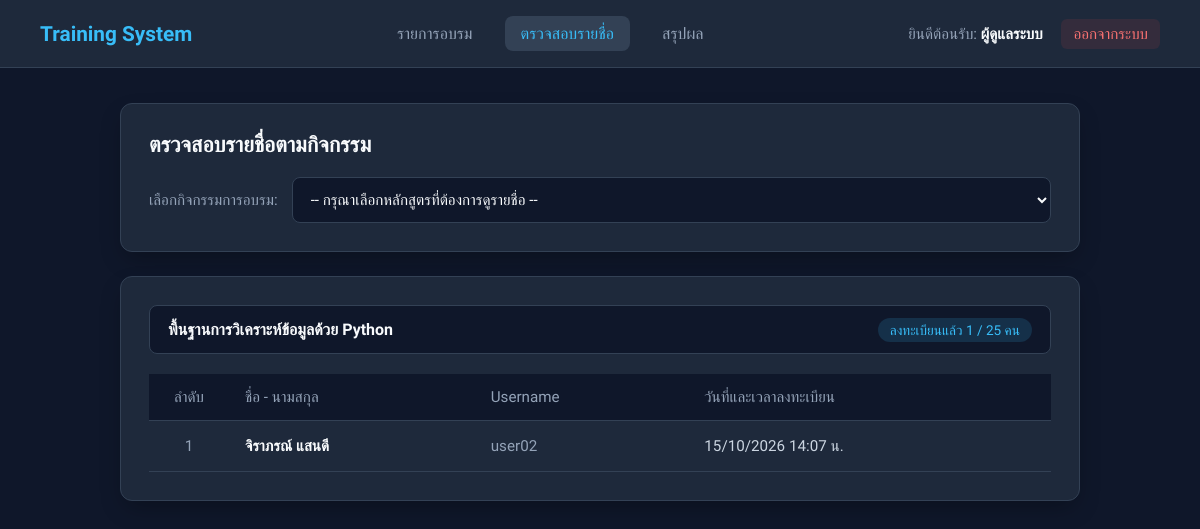
The app's page /participants.php?course_id=2 (signed in) with its own data.
### tables this page shows
CREATE TABLE `courses` (
  `id` int NOT NULL,
  `title` varchar(200) NOT NULL,
  `description` text,
  `image` varchar(255) DEFAULT 'default_course.jpg',
  `event_date` date NOT NULL,
  `max_seats` int NOT NULL
);

CREATE TABLE `registrations` (
  `id` int NOT NULL,
  `user_id` int NOT NULL,
  `course_id` int NOT NULL,
  `registered_at` timestamp NOT NULL DEFAULT CURRENT_TIMESTAMP
);

CREATE TABLE `users` (
  `id` int NOT NULL,
  `username` varchar(50) NOT NULL,
  `password` varchar(255) NOT NULL,
  `fullname` varchar(100) NOT NULL,
  `role` enum('admin','user') DEFAULT 'user'
);

### participants.php (the view, shortened to what this page needs)
<?php
require_once 'db.php';
$course_id = isset($_GET['course_id']) ? (int)$_GET['course_id'] : 0;
$selected_course = null;
if ($course_id > 0) {
    $c_stmt = $conn->prepare("SELECT title, event_date, max_seats FROM courses WHERE id = ?");
    $c_stmt->bind_param("i", $course_id);
    $c_stmt->execute();
    $selected_course = $c_stmt->get_result()->fetch_assoc();
}
$participants = null;
if ($course_id > 0) {
    $stmt = $conn->prepare("SELECT u.fullname, u.username, r.registered_at
                            FROM registrations r
                            JOIN users u ON r.user_id = u.id
                            WHERE r.course_id = ?
                            ORDER BY r.registered_at ASC");
    $stmt->bind_param("i", $course_id);
    $stmt->execute();
    $participants = $stmt->get_result();
}
?>
<!DOCTYPE html>
<html lang="th">
<head>
</head>
<body>
    <header class="navbar">
        <div class="nav-brand">Training System</div>
        <nav class="nav-menu">
            <a href="courses.php">รายการอบรม</a>
            <a href="participants.php" class="active">ตรวจสอบรายชื่อ</a>
            <a href="summary.php">สรุปผล</a>
        </nav>
        <div class="user-status">
            <span>ยินดีต้อนรับ: <strong><?= htmlspecialchars($_SESSION['fullname']) ?></strong></span>
            <a href="logout.php" class="logout-btn">ออกจากระบบ</a>
        </div>
    </header>
    <main class="container">
        <div class="content-card">
            <div class="section-header">
                <h2>ตรวจสอบรายชื่อตามกิจกรรม</h2>
            </div>
            <form method="GET">
                <div class="filter-group">
                    <label for="course_id">เลือกกิจกรรมการอบรม:</label>
                    <select name="course_id" id="course_id" class="select-box" onchange="this.form.submit()">
                        <option value="">-- กรุณาเลือกหลักสูตรที่ต้องการดูรายชื่อ --</option>
                    </select>
                </div>
            </form>
        </div>
        <?php if ($course_id > 0): ?>
            <div class="content-card">
                <?php if ($selected_course): ?>
                    <div class="course-info-bar">
                        <div class="title"><?= htmlspecialchars($selected_course['title']) ?></div>
                        <div>
                            <span class="badge-count">
                                ลงทะเบียนแล้ว <?= $participants ? $participants->num_rows : 0 ?> / <?= $selected_course['max_seats'] ?> คน
                            </span>
                        </div>
                    </div>
                <?php endif; ?>
                <div class="table-responsive">
                    <table>
                        <thead>
                            <tr>
                                <th style="width: 80px; text-align: center;">ลำดับ</th>
                                <th>ชื่อ - นามสกุล</th>
                                <th>Username</th>
                                <th>วันที่และเวลาลงทะเบียน</th>
                            </tr>
                        </thead>
                        <tbody>
                            <?php if ($participants && $participants->num_rows > 0): ?>
                                <?php $i = 1; while ($p = $participants->fetch_assoc()): ?>
                                <tr>
                                    <td style="text-align: center; font-weight: 500; color: #94a3b8;"><?= $i++ ?></td>
                                    <td><strong style="color: #f8fafc;"><?= htmlspecialchars($p['fullname']) ?></strong></td>
                                    <td style="color: #94a3b8;"><?= htmlspecialchars($p['username']) ?></td>
                                    <td><?= date('d/m/Y H:i น.', strtotime($p['registered_at'])) ?></td>
                                </tr>
                                <?php endwhile; ?>
                            <?php endif; ?>
                        </tbody>
                    </table>
                </div>
            </div>
        <?php else: ?>
            <div class="content-card empty-placeholder">
                กรุณาเลือกหลักสูตรจากช่องด้านบนเพื่อแสดงรายชื่อผู้เข้าร่วมอบรม
            </div>
        <?php endif; ?>
    </main>
</body>
</html>

### participants.php (style rules this page uses)
* { box-sizing: border-box; font-family: 'Prompt', sans-serif; margin: 0; padding: 0; }
body { background-color: #0f172a; color: #f1f5f9; min-height: 100vh; }
.navbar { background-color: #1e293b; border-bottom: 1px solid #334155; padding: 16px 40px; display: flex; justify-content: space-between; align-items: center; }
.nav-brand { font-size: 1.3rem; font-weight: 600; color: #38bdf8; }
.nav-menu { display: flex; gap: 16px; }
.nav-menu a { text-decoration: none; color: #94a3b8; font-weight: 500; padding: 8px 16px; border-radius: 8px; transition: all 0.2s; }
.nav-menu a:hover, .nav-menu a.active { color: #ffffff; background-color: #334155; }
.nav-menu a.active { color: #38bdf8; }
.user-status { font-size: 0.95rem; color: #94a3b8; }
.user-status strong { color: #f8fafc; }
.logout-btn { color: #f87171 !important; margin-left: 15px; text-decoration: none; padding: 6px 12px; border-radius: 6px; background-color: rgba(239, 68, 68, 0.1); }
.container { max-width: 1000px; margin: 35px auto; padding: 0 20px; }
.content-card { background: #1e293b; border: 1px solid #334155; border-radius: 12px; padding: 28px; box-shadow: 0 10px 25px -5px rgba(0, 0, 0, 0.3); margin-bottom: 24px; }
.section-header h2 { font-size: 1.35rem; color: #f8fafc; font-weight: 600; margin-bottom: 20px; }
.filter-group { display: flex; align-items: center; gap: 14px; flex-wrap: wrap; }
.filter-group label { font-size: 0.95rem; color: #94a3b8; }
.select-box { flex: 1; min-width: 280px; padding: 12px 14px; border: 1px solid #334155; border-radius: 8px; font-size: 0.95rem; color: #f8fafc; background-color: #0f172a; outline: none; cursor: pointer; transition: border-color 0.2s; }
.course-info-bar { background-color: #0f172a; border: 1px solid #334155; border-radius: 8px; padding: 14px 18px; margin-bottom: 20px; display: flex; justify-content: space-between; align-items: center; flex-wrap: wrap; gap: 10px; }
.course-info-bar .title { font-weight: 600; color: #f8fafc; }
.course-info-bar .badge-count { background-color: rgba(56, 189, 248, 0.15); color: #38bdf8; padding: 4px 12px; border-radius: 20px; font-size: 0.85rem; font-weight: 500; }
.table-responsive { overflow-x: auto; }
table { width: 100%; border-collapse: collapse; text-align: left; }
thead th { background-color: #0f172a; color: #94a3b8; font-weight: 500; padding: 14px 16px; border-bottom: 1px solid #334155; font-size: 0.95rem; }
tbody td { padding: 16px; border-bottom: 1px solid #334155; vertical-align: middle; font-size: 0.95rem; color: #cbd5e1; }

### records on screen
courses: title "พื้นฐานการวิเคราะห์ข้อมูลด้วย Python", max_seats "25"
registrations: user.fullname "จิราภรณ์ แสนดี", user.username "user02", registered_at "15/10/2026 14:07 น."

### other values on screen
$_SESSION['fullname'] "ผู้ดูแลระบบ"
$participants->num_rows "1"
